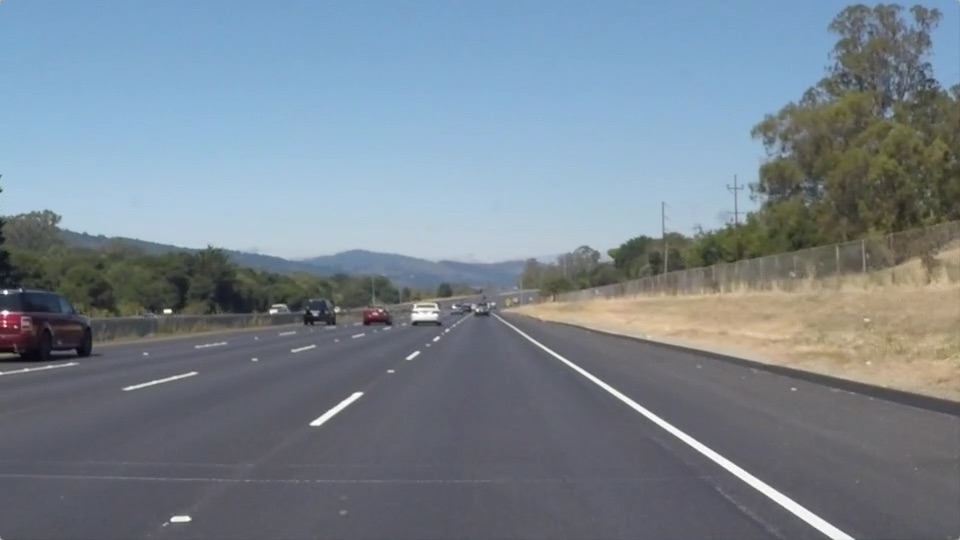
#> input picture CarND-LaneLines-P1/test_images/solidWhiteRight.jpg, 960 x 540 px
$ jupyter execute --allow-errors P1.ipynb   (shell and % lines are left out)
#> lines starting #> are read from the running program, lines starting #| are printed output that depends on the picture; after the words box and inside, x2 and y2 are one past the last pixel; in counts of white or black regions, pixels touching at a corner belong together
# Self-Driving Car Engineer Nanodegree

## Project: **Finding Lane Lines on the Road**
***
In this project, you will use the tools you learned about in the lesson to identify lane lines on the road.  You can develop your pipeline on a series of individual images, and later apply the result to a video stream (really just a series of images). Check out the video clip "raw-lines-example.mp4" (also contained in this repository) to see what the output should look like after using the helper functions below.

Once you have a result that looks roughly like "raw-lines-example.mp4", you'll need to get creative and try to average and/or extrapolate the line segments you've detected to map out the full extent of the lane lines.  You can see an example of the result you're going for in the video "P1_example.mp4".  Ultimately, you would like to draw just one line for the left side of the lane, and one for the right.

In addition to implementing code, there is a brief writeup to complete. The writeup should be completed in a separate file, which can be either a markdown file or a pdf document. There is a [write up template](https://github.com/udacity/CarND-LaneLines-P1/blob/master/writeup_template.md) that can be used to guide the writing process. Completing both the code in the Ipython notebook and the writeup template will cover all of the [rubric points](https://review.udacity.com/#!/rubrics/322/view) for this project.

---
Let's have a look at our first image called 'test_images/solidWhiteRight.jpg'.  Run the 2 cells below (hit Shift-Enter or the "play" button above) to display the image.

**Note: If, at any point, you encounter frozen display windows or other confounding issues, you can always start again with a clean slate by going to the "Kernel" menu above and selecting "Restart & Clear Output".**

---

**The tools you have are color selection, region of interest selection, grayscaling, Gaussian smoothing, Canny Edge Detection and Hough Tranform line detection.  You  are also free to explore and try other techniques that were not presented in the lesson.  Your goal is piece together a pipeline to detect the line segments in the image, then average/extrapolate them and draw them onto the image for display (as below).  Once you have a working pipeline, try it out on the video stream below.**

---

<figure>

 <figcaption>
 <p></p>
 <p style="text-align: center;"> Your output should look something like this (above) after detecting line segments using the helper functions below </p>
 </figcaption>
</figure>
 <p></p>
<figure>

 <figcaption>
 <p></p>
 <p style="text-align: center;"> Your goal is to connect/average/extrapolate line segments to get output like this</p>
 </figcaption>
</figure>

**Run the cell below to import some packages.  If you get an `import error` for a package you've already installed, try changing your kernel (select the Kernel menu above --> Change Kernel).  Still have problems?  Try relaunching Jupyter Notebook from the terminal prompt.  Also, consult the forums for more troubleshooting tips.**

## Import Packages

[cell 1]
#importing some useful packages
import matplotlib.pyplot as plt
import matplotlib.image as mpimg
import numpy as np
import cv2

## Read in an Image

[cell 2]
#reading in an image
image = mpimg.imread('test_images/solidWhiteRight.jpg')
#> image is the input picture: shape (540, 960, 3); mean R, G, B 120.3, 132.6, 143.7

#printing out some stats and plotting
print('This image is:', type(image), 'with dimensions:', image.shape)
#| This image is: <class 'numpy.ndarray'> with dimensions: (540, 960, 3)
plt.imshow(image)  # if you wanted to show a single color channel image called 'gray', for example, call as plt.imshow(gray, cmap='gray')

## Ideas for Lane Detection Pipeline

**Some OpenCV functions (beyond those introduced in the lesson) that might be useful for this project are:**

`cv2.inRange()` for color selection
`cv2.fillPoly()` for regions selection
`cv2.line()` to draw lines on an image given endpoints
`cv2.addWeighted()` to coadd / overlay two images
`cv2.cvtColor()` to grayscale or change color
`cv2.imwrite()` to output images to file
`cv2.bitwise_and()` to apply a mask to an image

**Check out the OpenCV documentation to learn about these and discover even more awesome functionality!**

## Helper Functions

Below are some helper functions to help get you started. They should look familiar from the lesson!

[cell 3]
import math

def grayscale(img):
    """Applies the Grayscale transform
    This will return an image with only one color channel
    but NOTE: to see the returned image as grayscale
    (assuming your grayscaled image is called 'gray')
    you should call plt.imshow(gray, cmap='gray')"""
    return cv2.cvtColor(img, cv2.COLOR_RGB2GRAY)
    # Or use BGR2GRAY if you read an image with cv2.imread()
    # return cv2.cvtColor(img, cv2.COLOR_BGR2GRAY)

def canny(img, low_threshold, high_threshold):
    """Applies the Canny transform"""
    return cv2.Canny(img, low_threshold, high_threshold)

def gaussian_blur(img, kernel_size):
    """Applies a Gaussian Noise kernel"""
    return cv2.GaussianBlur(img, (kernel_size, kernel_size), 0)

def region_of_interest(img, vertices):
    """
    Applies an image mask.

    Only keeps the region of the image defined by the polygon
    formed from `vertices`. The rest of the image is set to black.
    `vertices` should be a numpy array of integer points.
    """
    #defining a blank mask to start with
    mask = np.zeros_like(img)

    #defining a 3 channel or 1 channel color to fill the mask with depending on the input image
    if len(img.shape) > 2:
        channel_count = img.shape[2]  # i.e. 3 or 4 depending on your image
        ignore_mask_color = (255,) * channel_count
    else:
        ignore_mask_color = 255

    #filling pixels inside the polygon defined by "vertices" with the fill color
    cv2.fillPoly(mask, vertices, ignore_mask_color)

    #returning the image only where mask pixels are nonzero
    masked_image = cv2.bitwise_and(img, mask)
    return masked_image


def draw_lines(img, lines, color=[255, 0, 0], thickness=5):
    """
    NOTE: this is the function you might want to use as a starting point once you want to
    average/extrapolate the line segments you detect to map out the full
    extent of the lane (going from the result shown in raw-lines-example.mp4
    to that shown in P1_example.mp4).

    Think about things like separating line segments by their
    slope ((y2-y1)/(x2-x1)) to decide which segments are part of the left
    line vs. the right line.  Then, you can average the position of each of
    the lines and extrapolate to the top and bottom of the lane.

    This function draws `lines` with `color` and `thickness`.
    Lines are drawn on the image inplace (mutates the image).
    If you want to make the lines semi-transparent, think about combining
    this function with the weighted_img() function below
    """
    for line in lines:
        for x1,y1,x2,y2 in line:
            slope = ((y2-y1)/(x2-x1))
            if slope > 0.5 or slope < -0.5:
                cv2.line(img,(x1,y1),(x2,y2), color, thickness)


def seperate_lines(lines, x_threshold):
    """
    Function to sperate the lines into right_lines and left_lines
    """
    left_lines = []
    right_lines = []
    for line in lines:
        for x1,y1,x2,y2 in line:
            slope = ((y2-y1)/(x2-x1))
            # Slope of 0.5/-0.5 means delta_y shoulde be at least half delta_x, this
            # threshold helps to prevent considering "too" horizontal lines
            if slope > 0.5 and min([x1, x2]) > x_threshold:
                left_lines.append([x1, y1, x2, y2])
            elif slope < -0.5 and max([x1, x2]) < x_threshold:
                right_lines.append([x1, y1, x2, y2])

    return [left_lines, right_lines]

# [14 lines left out: function extrapolate, not called in this run]


def hough_lines(img, rho, theta, threshold, min_line_len, max_line_gap, draw_extrapolate=True):
    """
    `img` should be the output of a Canny transform.

    Returns an image with hough lines drawn.
    """
    lines = cv2.HoughLinesP(img, rho, theta, threshold, np.array([]), minLineLength=min_line_len, maxLineGap=max_line_gap)
    line_img = np.zeros((img.shape[0], img.shape[1], 3), dtype=np.uint8)
    draw_lines(line_img, lines)

    left_lines, right_lines = seperate_lines(lines, img.shape[1]/2)
    if draw_extrapolate and left_lines and right_lines:
        left_extra = extrapolate(left_lines, img.shape[0])
        right_extra = extrapolate(right_lines, img.shape[0])
        draw_lines(line_img, [left_extra + right_extra], color=[0, 255, 0], thickness=3)

    return line_img

# Python 3 has support for cool math symbols.

def weighted_img(img, initial_img, α=0.8, β=1., γ=0.):
    """
    `img` is the output of the hough_lines(), An image with lines drawn on it.
    Should be a blank image (all black) with lines drawn on it.

    `initial_img` should be the image before any processing.

    The result image is computed as follows:

    initial_img * α + img * β + γ
    NOTE: initial_img and img must be the same shape!
    """
    return cv2.addWeighted(initial_img, α, img, β, γ)

## Test Images

Build your pipeline to work on the images in the directory "test_images"
**You should make sure your pipeline works well on these images before you try the videos.**

[cell 4]
import os
img_list = os.listdir("test_images/")

## Build a Lane Finding Pipeline

Build the pipeline and run your solution on all test_images. Make copies into the `test_images_output` directory, and you can use the images in your writeup report.

Try tuning the various parameters, especially the low and high Canny thresholds as well as the Hough lines parameters.

[cell 5]
# TODO: Build your pipeline that will draw lane lines on the test_images
# then save them to the test_images_output directory.
for img_name in img_list:
    # Import image and convert to gray scale image
    img_rgb = mpimg.imread("test_images/" + img_name)
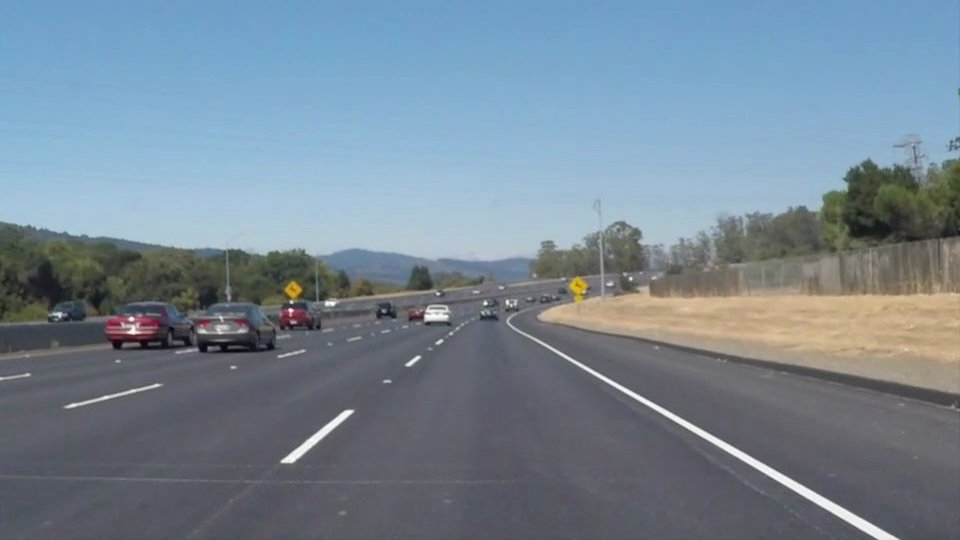
#> input picture CarND-LaneLines-P1/test_images/solidWhiteCurve.jpg, 960 x 540 px
#> img_rgb is the input picture: shape (540, 960, 3); mean R, G, B 118.5, 134.5, 148.1
    img_gray = grayscale(img_rgb)
#> in grayscale, `return cv2.cvtColor(img, cv2.COLOR_RGB2GRAY)`:
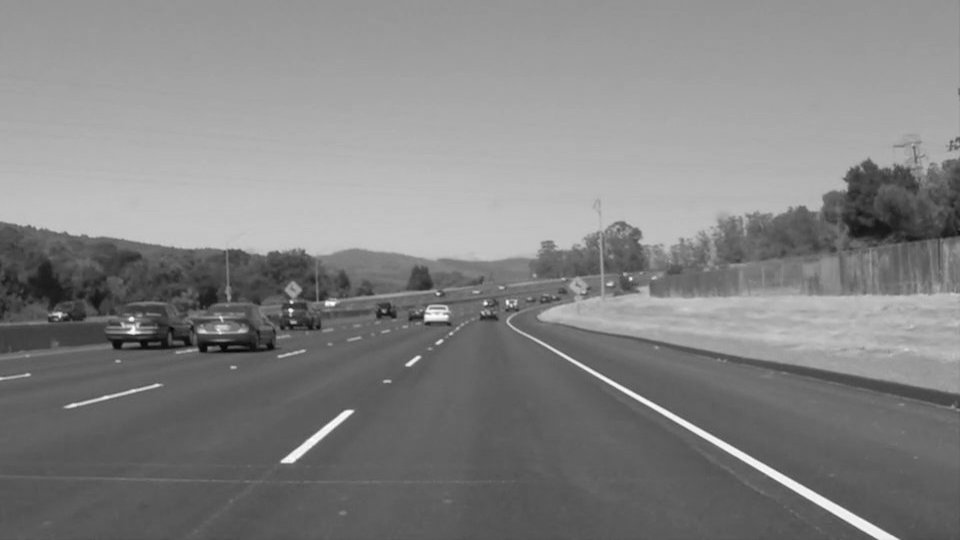
#> returned value: shape (540, 960); min 5, max 255, mean 131.2
    plt.imshow(img_gray, cmap="gray", vmin=0, vmax=255)

    # Blur image to remove noise and apply cann to detect edges
    img_gauss = gaussian_blur(img_gray, 5)
    img_canny = canny(img_gauss, 50, 150)
#> in canny, `return cv2.Canny(img, low_threshold, high_threshold)`:
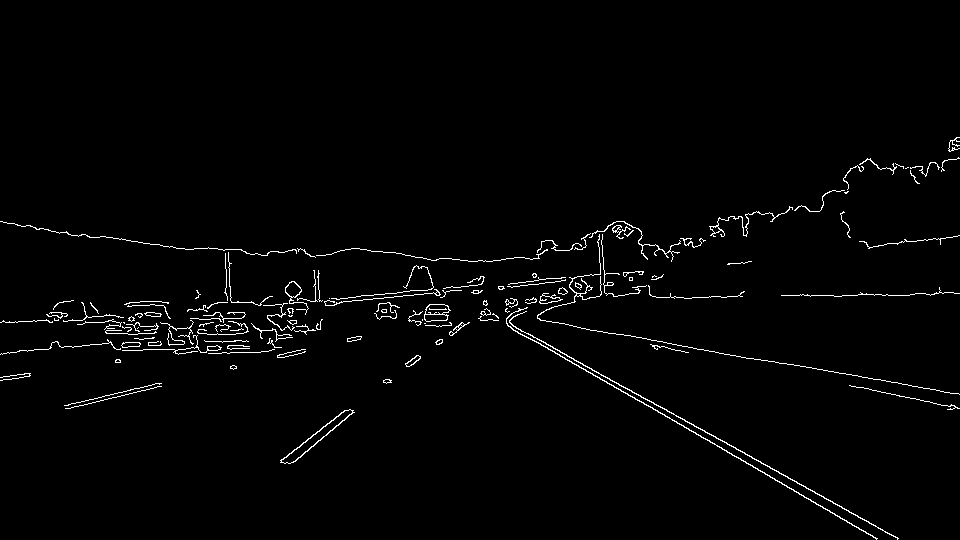
#> returned value: shape (540, 960); 1.7% white in thin lines or dots, all inside (x1, y1, x2, y2) = (0, 137, 960, 540)

    # Define region of interest
    imshape = image.shape
#> imshape = (540, 960, 3)
    dx_top = imshape[1]/2 * 0.9
#> dx_top = 432
    dy_top = imshape[0]/2 * 1.2
#> dy_top = 324
    dx_bot = 60
    dy_bot = imshape[0]
#> dy_bot = 540
    vertices = np.array([[
        (dx_bot, dy_bot),
        (dx_top, dy_top),
        (imshape[1]-dx_top, dy_top),
        (imshape[1]-dx_bot, dy_bot)]], dtype=np.int32)
    img_roi = region_of_interest(img_canny, vertices)
#> in region_of_interest, `cv2.fillPoly(mask, vertices, ignore_mask_color)`:
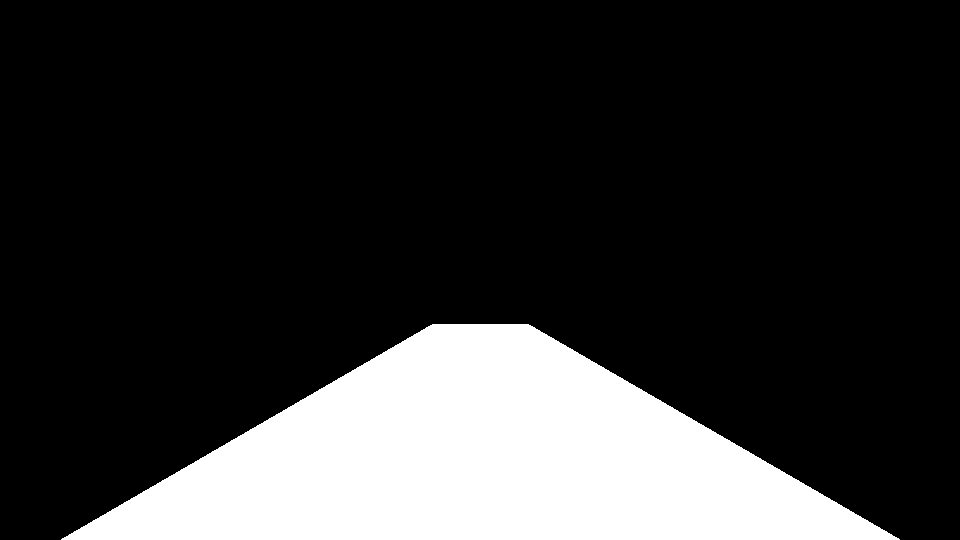
#> mask: shape (540, 960); 19.5% white; 1 white region, box (x1, y1, x2, y2) and area: (61, 324, 900, 540) 101244
#> in region_of_interest, `masked_image = cv2.bitwise_and(img, mask)`:
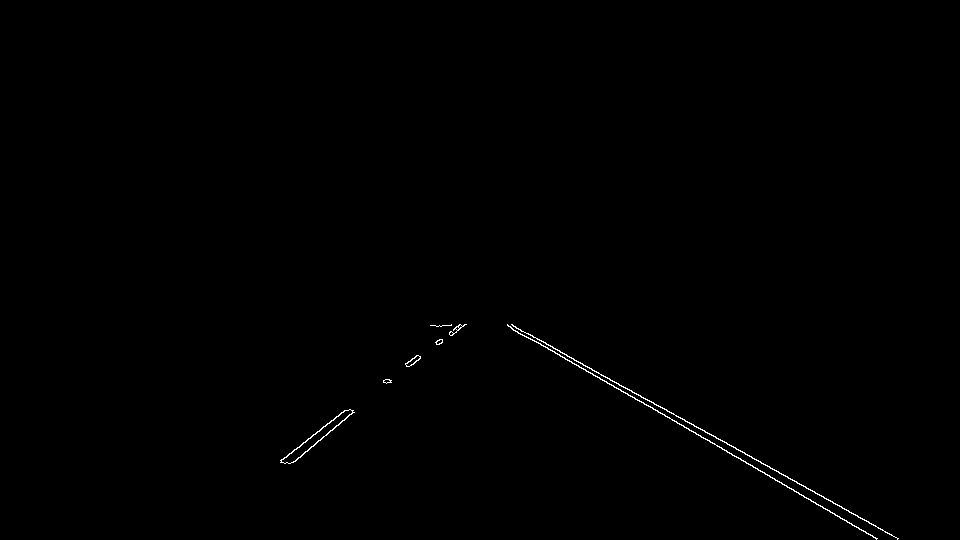
#> masked_image: shape (540, 960); 0.31% white in thin lines or dots, all inside (x1, y1, x2, y2) = (280, 324, 899, 540)

    # Hough transformation to detect lines
    rho = 2 # distance resolution in pixels of the Hough grid
    theta = np.pi/180 # angular resolution in radians of the Hough grid
    threshold = 15     # minimum number of votes (intersections in Hough grid cell)
    min_line_len = 40 #minimum number of pixels making up a line
    max_line_gap = 20    # maximum gap in pixels between connectable line segments
    img_line = hough_lines(img_roi, rho, theta, threshold, min_line_len, max_line_gap, False)
#> in hough_lines, `lines = cv2.HoughLinesP(img, rho, theta, threshold, np.array([]), minL..`: lines = [[512, 324, 898, 538], [507, 325, 877, 538], [389, 382, 459, 324], [313, 446, 353, 410], [281, 460, 345, 410], [511, 324, 574, 360], [540, 343, 798, 492], [536, 338, 603, 376], [414, 357, 455, 328], [280, 462, 321, 429]]
#> the loop in draw_lines, `for line in lines:` made 10 passes
#> the loop in seperate_lines, `for line in lines:` made 10 passes
#> after the loop in seperate_lines, `for line in lines:`: left_lines = [[512, 324, 898, 538], [507, 325, 877, 538], [511, 324, 574, 360], [540, 343, 798, 492], [536, 338, 603, 376]]; right_lines = [[389, 382, 459, 324], [313, 446, 353, 410], [281, 460, 345, 410], [414, 357, 455, 328], [280, 462, 321, 429]]

    img_output = weighted_img(img_line, img_rgb)
#> in weighted_img, `return cv2.addWeighted(initial_img, α, img, β, γ)`:
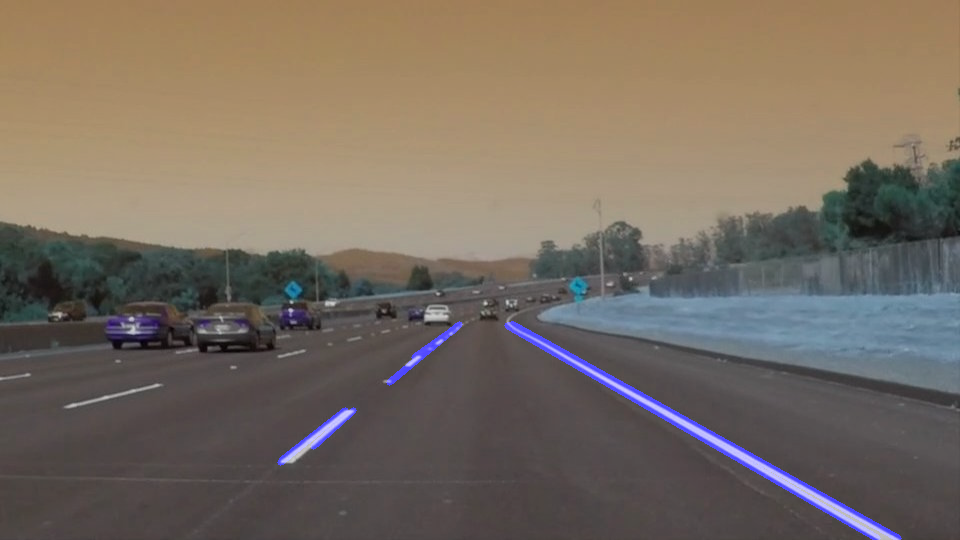
#> returned value: shape (540, 960, 3); mean of channels 0, 1, 2 96.8, 107.6, 118.5; drawn as B, G, R
    plt.imshow(img_output)
    x = vertices[0][:,0]
#> x = [60, 432, 528, 900]
    y = vertices[0][:,1]
#> y = [540, 324, 324, 540]
    plt.plot(x, y, 'b--', lw=2)
    plt.savefig('test_images_output/' + img_name)
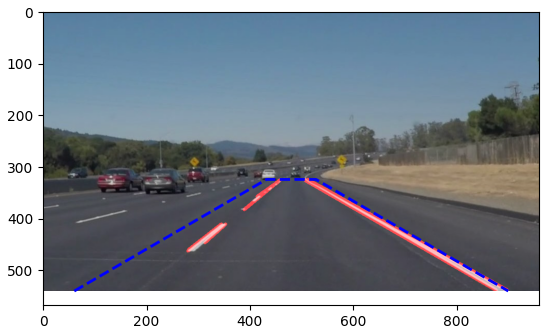
#> figure drawn by matplotlib, 1 panel
#> pass 3 of the loop `for img_name in img_list:`:
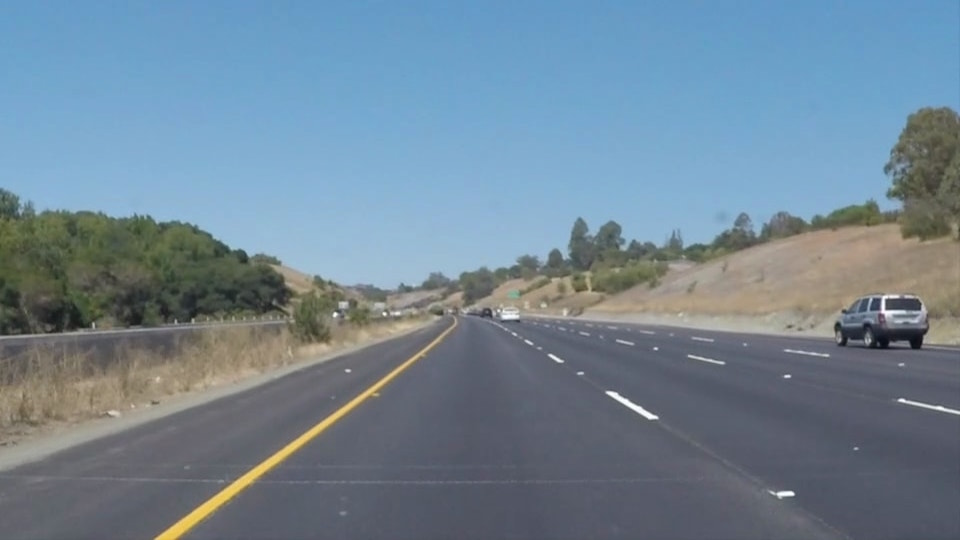
#> input picture CarND-LaneLines-P1/test_images/solidYellowCurve.jpg, 960 x 540 px
#> img_rgb is the input picture: shape (540, 960, 3); mean R, G, B 113, 133.4, 149
#> in region_of_interest (call 3), `masked_image = cv2.bitwise_and(img, mask)`:
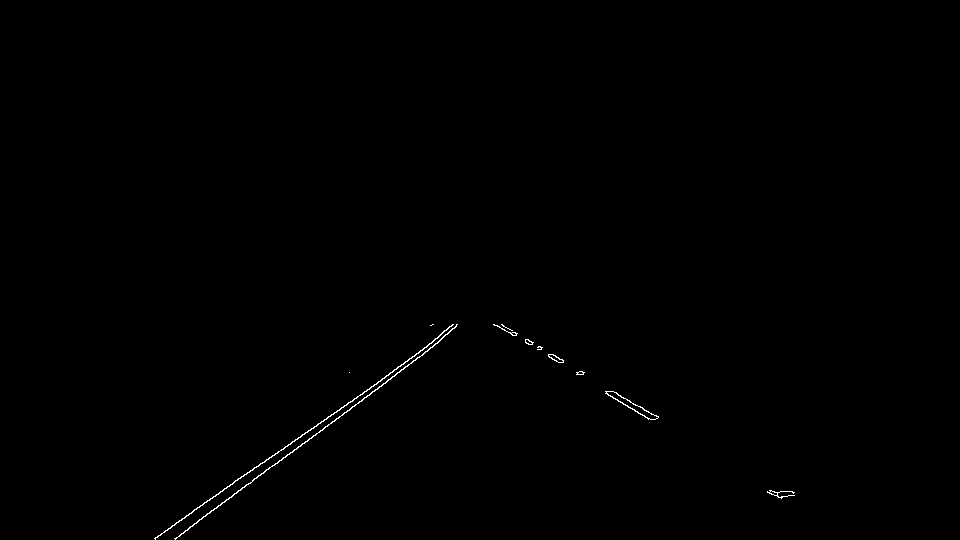
#> masked_image: shape (540, 960); 0.27% white in thin lines or dots, all inside (x1, y1, x2, y2) = (154, 324, 795, 540)
#> lines = 16 rows, first 6: [175, 539, 325, 426], [154, 538, 418, 353], [334, 421, 413, 360], [501, 324, 583, 373], [606, 393, 651, 419], [611, 391, 658, 417]
#> `plt.savefig('test_images_output/' + img_name)`:
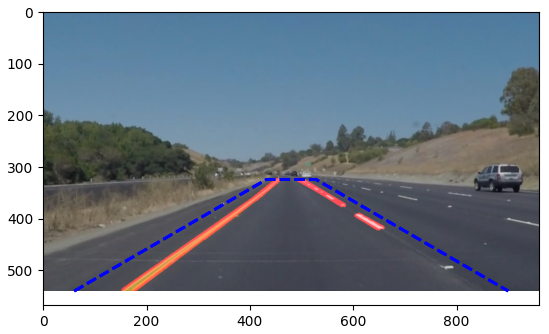
#> figure drawn by matplotlib, 1 panel
